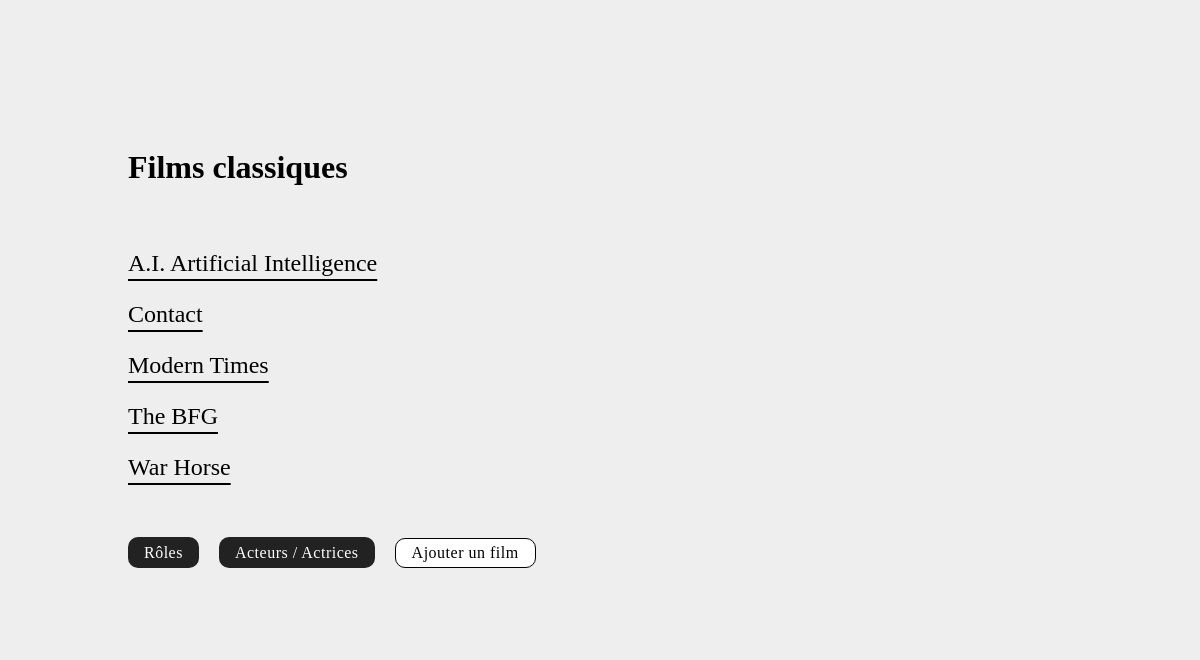
Page /projetFilm/index.php on the committed database.
### tables this page shows
CREATE TABLE `film` (
  `id` int(11) NOT NULL,
  `titre` varchar(300) NOT NULL,
  `anneeProduction` smallint(6) NOT NULL,
  `synopsis` varchar(500) NOT NULL,
  `duree` smallint(6) NOT NULL,
  `genre_id` tinyint(4) NOT NULL
);

### projetFilm/class/CRUD.php (called while the page is built, shortened)
<?php
class CRUD extends PDO {
    public function select($table, $field='id', $order='ASC') {
        $sql = "SELECT * FROM $table ORDER BY $field $order";
        $stmt = $this->query($sql);
        return $stmt->fetchAll();
    }
}
?>

### projetFilm/index.php (the view, shortened to what this page needs)
<?php
require_once('class/CRUD.php');
$crud = new CRUD;
$film = $crud->select('film', 'titre');
?>
<!DOCTYPE html>
<html lang="fr">
<head>
</head>
<body>
    <main>
        <h1>Films classiques</h1>
            <?php
            foreach ($film as $row){
            ?>
                <p><a href="film-show.php?id=<?=$row['id']?>"> <?=$row['titre']?></a> </p>
            <?php
            }
            ?>
        <a class="bouton" href="role-list.php">Rôles</a>
        <a class="bouton" href="acteur-list.php">Acteurs / Actrices</a>
        <a class="bouton bouton--secondaire" href="film-create.php">Ajouter un film</a>
    </main>
</body>
</html>

### projetFilm/index.php (style rules this page uses)
body { margin:4rem; background-color: #eee; }
main { background-color: #eee; padding: 4rem; width:30rem; }
h1 { margin-bottom: 4rem; }
p { font-size:1.5rem; }
a { color: black; text-underline-offset: 8px; }
.bouton { display:inline-block; margin-top: 2rem; margin-right:1rem; letter-spacing:0.5px; text-decoration:none; color:white; padding:0.4rem 1rem; background-color: #222; border-radius:10px; }
.bouton--secondaire { margin-top: 1.5rem; color: black; padding:0.3rem 1rem; background-color:white; border: 1.5px solid black; }

### rows in the picture
film: titre "A.I. Artificial Intelligence"
film: titre "Contact"
film: titre "Modern Times"
film: titre "The BFG"
film: titre "War Horse"
